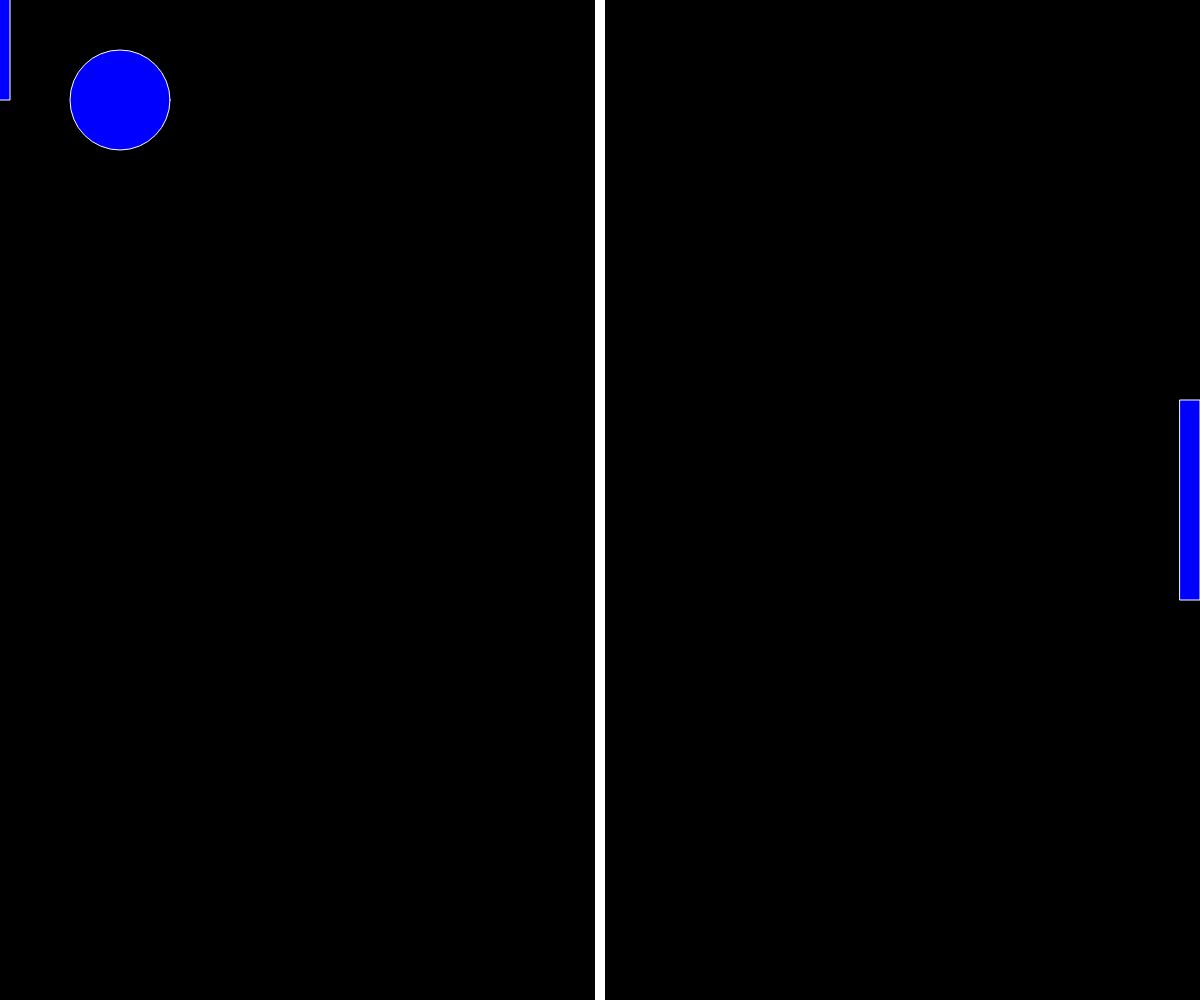
Frame 1 (no input)
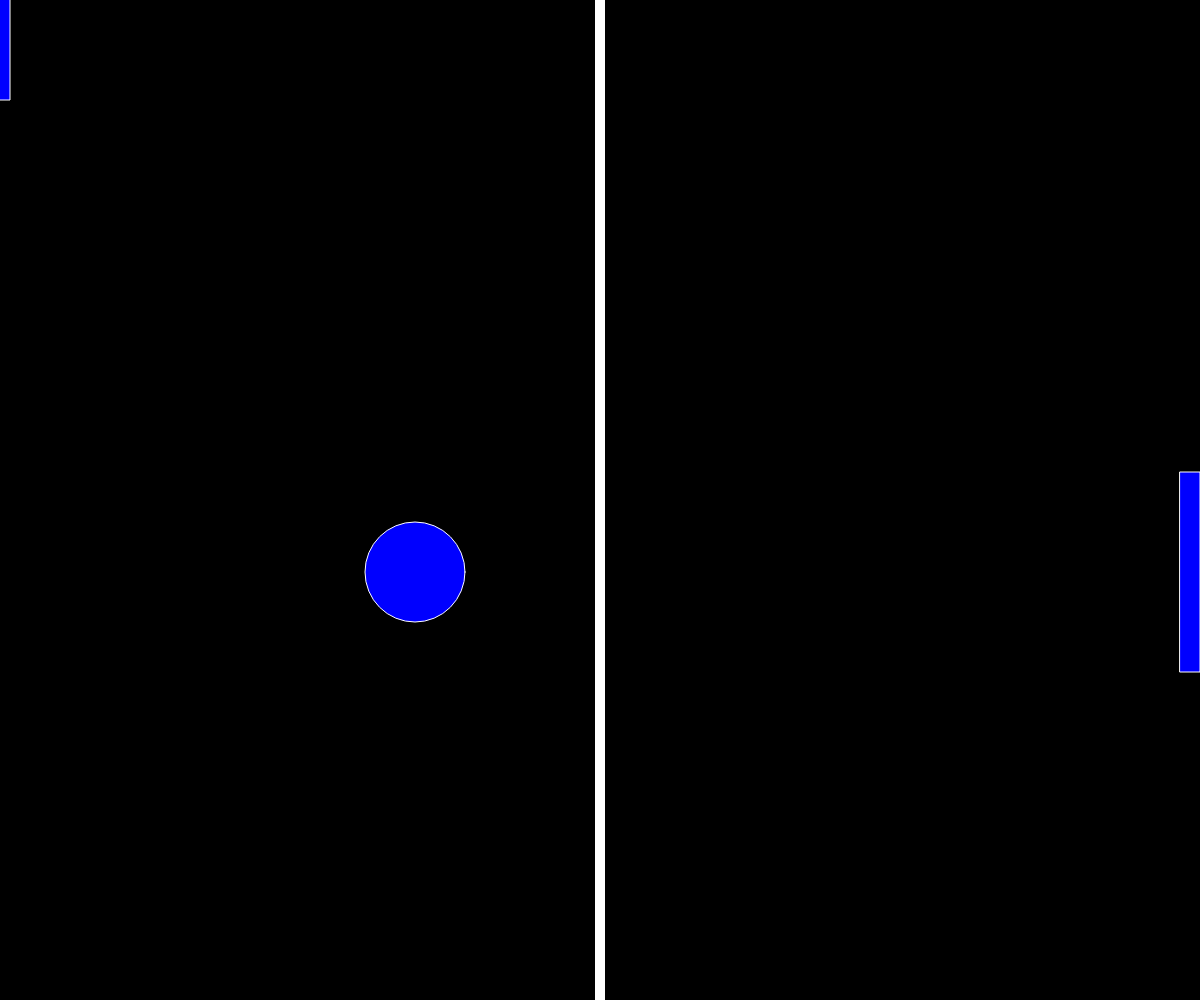
Frame 60 (no input)
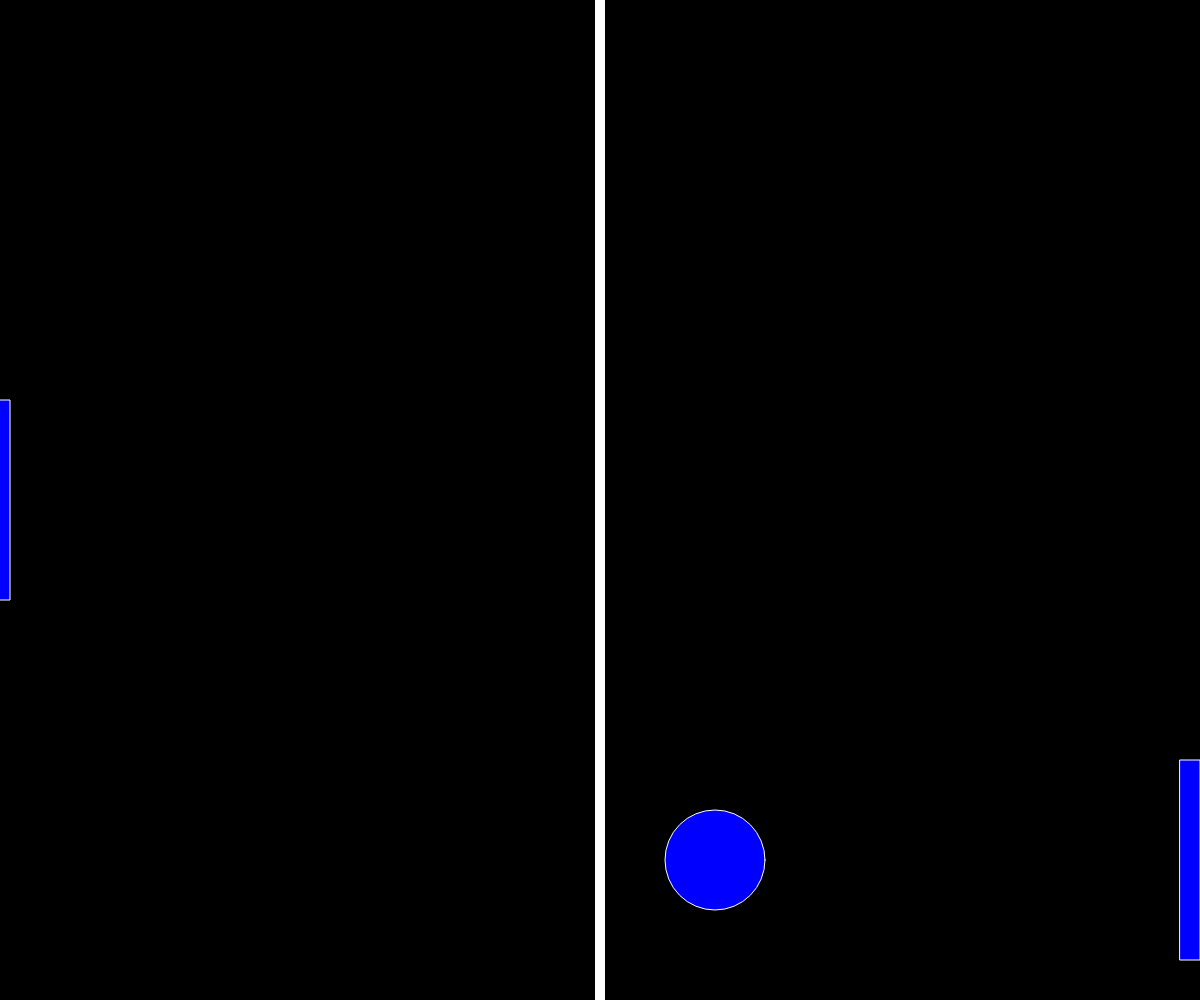
Frame 120 (the mouse pressed at the canvas centre since frame 60)

The p5.js sketch that drew these frames (run headless with seeded random() and noise() and a simulated clock; from frame 60 on, the mouse is pressed at the canvas centre):

// p5.js sketch
// ── sketch.js
var paddleWidth;
var paddleHeight;
var paddleX;
var ballDiameter;
var ballX;
var ballY;
var xspeed = 5;
var yspeed = 8;
var enemyX;
var enemyY;

function setup() {
	createCanvas (windowWidth, windowHeight);
	paddleHeight = windowHeight/5;
	paddleWidth = paddleHeight/10;
	paddleX = 0;
	ballDiameter = paddleHeight/2;
	ballX = windowWidth/10;
	ballY = windowHeight/10;
	enemyX = windowWidth - paddleWidth/2;
	enemyY = windowHeight/2;
	stroke (255);
}

function draw() {
	background (0); //black background
	collisionDetection();

	fill (0, 0, 255);
	strokeWeight (10);
	line (windowWidth/2, 0, windowWidth/2, windowHeight);
	rectMode (CENTER);
	strokeWeight (1);
	rect (paddleX, mouseY, paddleWidth, paddleHeight);
	rect (enemyX, enemyY, paddleWidth, paddleHeight);
	ellipse (ballX, ballY, ballDiameter, ballDiameter);
	ballX = ballX + xspeed;
	ballY = ballY + yspeed;

	enemyY = ballY;

	if ((ballY < ballDiameter/2) || (ballY > windowHeight - ballDiameter/2)) {
		yspeed = yspeed * -1;
	}
/*
	if (ballY < mouseY + paddleHeight/2) {
		if (ballY > mouseY - paddleHeight/2) {
			if (ballX < paddleWidth + ballDiameter/2) {
				if (ballX > 0) {
					xspeed = xspeed * -1;
				}
			}
		}
	}
*/
	if (ballY < enemyY + paddleHeight/2) {
		if (ballY > enemyY - paddleHeight/2) {
			if (ballX > windowWidth -ballDiameter/2) {
				if (ballX < windowWidth){
					xspeed = xspeed * -1;
				}
			}
		}
	}

}

function collisionDetection () {
	var distance;
	var isHit = false;
	topLeftX = paddleX - paddleWidth/2;
	topLeftY = mouseY - paddleHeight/2;
	for (var i = 0; i < paddleWidth; i++) {
		for (var j = 0; j < paddleHeight; j++) {
			x = topLeftX + i;
			y = topLeftY + j;
			distance = dist (x,y,ballX,ballY);
			if (distance < ballDiameter/2) {
				isHit = true;
			}
		}
	}
	if (isHit) {
		xspeed = xspeed * -1;
	}
}

// ── breakout.js
var paddle;
var ball;
var bricks = [];
var x;
var y;

function setup() {
  createCanvas (windowWidth, windowHeight);
  paddle = new Paddle();
  ball = new Ball();
  for (var i = 0; i < 40; i++) {
    for (var j = 3; j < 16; j++) {
      x = i * windowWidth/40;
      y = j * windowHeight/40;
      bricks.push(new Brick(x, y));
    }
  }
}

function draw() {
  background(0);
  
  ball.display();
  paddle.display();
  
  collisionDetection(); 

  for (var i = bricks.length -1; i >= 0; i--) {
    bricks[i].display();
    bricks[i].collisionDetection();
    if (bricks[i].notBroken==false) {
      bricks.splice(i,1);
    }
  }

  ball.move();

}



function Paddle () {
  this.paddleWidth = width/8;
  this.paddleHeight = height/30;
  this.ypos = height - this.paddleHeight/2;

  this.display = function () {
    fill (0, 0, 255);
    rectMode (CENTER)
    rect (mouseX, this.ypos, this.paddleWidth, this.paddleHeight);
  }
}

function Brick (_xpos, _ypos) {
  this.w = width/40;
  this.h = height/40;

  this.xpos = _xpos;
  this.ypos = _ypos;

  this.topLeftX = this.xpos
  this.topLeftY = this.ypos

  this.bottomLeftX = this.xpos;
  this.bottomLeftY = this.ypos + this.h;

  this.topRightX = this.xpos + this.w;
  this.topRightY = this.ypos;

  this.bottomRightX = this.xpos + this.w;
  this.bottomRightY = this.ypos + this.h;

  this.notBroken = true;

  this.display = function () {
    fill (0, 0, 255);
    rectMode (CORNER);
    rect (this.xpos, this.ypos, this.w, this.h);
  }

  this.collisionDetection = function () {
    var distance;
    var isHitBottom = false;
    var isHitTop = false;
    var isHitLeft = false;
    var isHitRight = false;
    //bottom
    for (var i = 0; i < this.w; i++) {
      distance = dist (this.bottomLeftX + i, this.bottomLeftY, ball.xpos, ball.ypos);
      if ((distance < ball.diameter/2) && (this.notBroken==true)) {
       isHitBottom = true;
      }
    }
    //top
    for (var i = 0; i < this.w; i++) {
      distance = dist (this.topLeftX + i, this.topLeftY, ball.xpos, ball.ypos);
      if (distance < ball.diameter/2) {
        isHitTop = true;
      }
    }

    //left
    for (var i = 0; i < this.h; i++) {
      distance = dist (this.topLeftX, this.topLeftY + i, ball.xpos, ball.ypos);
      if (distance < ball.diameter/2) {
        isHitLeft = true;
      }
    }

    //right
    for (var i = 0; i < this.h; i++) {
      distance = dist (this.topRightX, this.topRightY + i, ball.xpos, ball.ypos);
      if (distance < ball.diameter/2) {
        isHitRight = true;
      }
    }

    if (isHitBottom) {
      this.notBroken = false;
      //ball.ypos = this.ypos + this.h + ball.diameter/2;
      ball.yspeed = ball.yspeed *-1;
    }

    if (isHitTop) {
      this.notBroken = false;
     // ball.ypos = this.ypos - ball.diameter/2;
      ball.yspeed = ball.yspeed *-1;
    }
    if (isHitLeft) {
      this.notBroken = false;
      //ball.ypos = this.ypos - ball.diameter/2;
      ball.yspeed = ball.yspeed *-1;
    }

    if (isHitRight) {
      this.notBroken = false;
      //ball.ypos = this.ypos - ball.diameter/2;
      ball.yspeed = ball.yspeed *-1;
    }
  }
}

function Ball () {
  this.xpos = 75;
  this.ypos = height/2;
  this.diameter = width/40;
  this.xspeed = random (6,8);
  this.yspeed = random (12,15);

  this.display = function() {
    fill (0, 0, 255);
    ellipse (this.xpos, this.ypos, this.diameter, this.diameter);
  }

  this.move = function () {
    this.xpos += this.xspeed;
    this.ypos += this.yspeed;
    if ((this.xpos > width - this.diameter/2) || (this.xpos < this.diameter/2)) {
      this.xspeed = this.xspeed * -1;
    }
    if (this.ypos < this.diameter/2) {
      this.yspeed *= -1;
    }
  }
}

function collisionDetection () {
  var distance;
  var isHit = false;
  topLeftX = mouseX - paddle.paddleWidth/2;
  topLeftY = paddle.ypos - paddle.paddleHeight/2;
  for (var i = 0; i < paddle.paddleWidth; i++) {
    for (var j = 0; j < paddle.paddleHeight; j++) {
      x = topLeftX + i;
      y = topLeftY + j;
      distance = dist (x,y,ball.xpos,ball.ypos);
      if (distance < ball.diameter/2) {
        isHit = true;
      }
    }
  }
  if (isHit) {
    ball.ypos = height - paddle.paddleHeight - ball.diameter/2;
    ball.yspeed = ball.yspeed *-1;
  }
}


// ── sketch3.js
var ballX = 100;
var ballY = 100;

var xspeed = 4;
var yspeed = 7;

var ballDiameter;
var ballRadius;

var paddleWidth;
var paddleHeight;

var score = 0;


function setup() {
	createCanvas (windowWidth, windowHeight);
	ballDiameter = windowWidth/20;
	paddleWidth = ballDiameter * 3;
	paddleHeight = paddleWidth/5;
}

function draw() {
	background (0);
	fill (0, 0, 255);
	ellipse (ballX, ballY, ballDiameter, ballDiameter);
	rectMode (CENTER);
	rect (mouseX, windowHeight - paddleHeight/2, paddleWidth, paddleHeight);
	ballX = ballX + xspeed;
	ballY = ballY + yspeed;

	if (ballX > windowWidth - ballDiameter/2) {
		xspeed = xspeed * -1;
	}

	if (ballX < ballDiameter/2) {
		xspeed = xspeed * -1;
	}

	if (ballY < ballDiameter/2) {
		yspeed = yspeed * -1;
	}

	if (ballX > mouseX - paddleWidth/2){
		if (ballX < mouseX + paddleWidth/2){
			if (ballY < windowHeight - paddleHeight){
				if (ballY > windowHeight - ballDiameter/2 - paddleHeight) {
					yspeed = yspeed * -1;
					score = score + 1;
				}
			}
		}
	}

	fill (255);
	textSize (24);
	text ("Score " + score, 100, 100);
	
}
// ── twoballpong.js
var ballX = 100;  //x-position variable
var ballY = 100;  //y-position variable

var ball2X = 600;
var ball2Y = 100;

var xspeed = 5;  //variable for horizontal speed
var yspeed = 6;  //variable for vertical speed

var xspeed2 = -5;
var yspeed2 = -4;

var ballDiameter; //diameter of ball

var paddleWidth;  //paddle width
var paddleHeight; //paddle height

var score = 0; //sets score at 0




function setup() {
	createCanvas (windowWidth, windowHeight); //creates canvas
	ballDiameter = width/20; // ball size
	paddleWidth = width/8; // paddle width
	paddleHeight = paddleWidth/8; //paddle height
}




function draw() {
	background (255); //white background

	fill (0, 0, 255); //blue color fill
	ellipse (ballX, ballY, ballDiameter, ballDiameter); // ellipse (x, y, width, height)

	fill (255, 0, 255);
	ellipse (ball2X, ball2Y, ballDiameter, ballDiameter);


	fill (255, 0, 0); //red color fill

	rectMode (CENTER);
	rect (mouseX, height - paddleHeight/2, paddleWidth, paddleHeight); //paddle (x, y, width, height)




	ballX = ballX + xspeed;  //makes ball move horizontally
	ballY = ballY + yspeed;  //makes ball move vertically

	ball2X = ball2X + xspeed2;
	ball2Y = ball2Y + yspeed2;


	textSize (30); // text size
	fill (255, 0, 0); // red fill
	text ("Score = " + score, 100, 50); //displays score


	// right wall bounce


	if (ballX > windowWidth - ballDiameter/2) {
		xspeed = xspeed * -1;
	}

	if (ball2X > windowWidth - ballDiameter/2) {
		xspeed2 = xspeed2 * -1;
	}


	// left wall bounce

	if (ballX < ballDiameter/2){
		xspeed = xspeed * -1;
	}


	if (ball2X < ballDiameter/2){
		xspeed2 = xspeed2 * -1;
	}


	// bottom wall bounce
	//if (ballY > windowHeight -ballDiameter/2){
	//	yspeed = yspeed * -1;
	//}




	// top wall bounce

	if (ballY < ballDiameter/2) {
		yspeed = yspeed * -1;
	}

	if (ball2Y < ballDiameter/2) {
		yspeed2 = yspeed2 * -1;
	}


	if ((ballY > height - 10) || (ball2Y > height - 10)){
		textSize (60); // text size
		textAlign (CENTER); //align text in center
		fill (0, 0, 255); //blue fill
		text ("Game Over", width/2, height/2); //game over text
	}


	if ((ballY > height) || (ball2Y > height)){


		ballX = random (width); //resets ball position on x
		ballY = 100; //resets ball position on y

		ball2X = random (width);
		ball2Y = 100;


		// delays game by one second before resetting
		var start = millis();
  		while(millis() < start + 1000) {		
  		}


		xspeed = 5;	// resets xspeed
		yspeed = 6;	// resets yspeed

		xspeed2 = -5;
		yspeed2 = -4;


		score = 0;  // resets score


	}




	// conditoinals for detecting a collision windowHeight


	if (ballY > height - ballDiameter/2 - paddleHeight) { 					// checks that the ball has hit the top edge of the paddle
		if (ballX > mouseX - paddleWidth/2){ 								// checks that the ball is to the left of the right edge of paddle
			if (ballX < mouseX + paddleWidth/2){  							// checks that the ball is to the right of the left edge
				if (ballY < height) { 										// checks that the ball is above the paddle
					ballY = height - paddleHeight - ballDiameter/2; 		// moves ball outside of the paddle to fix a bug with the collision detection
					yspeed = yspeed * -1; 									// bounces ball
					score = score + 1;										// increases score
					ballDiamaeter = ballDiameter - 1;						// decreases ball size
					paddleWidth = paddleWidth - 1; 							// decreases paddle width
					yspeed = yspeed - 1; 									// increases vertical speed
					if (xspeed < 0) {
						xspeed = xspeed - 1; 								// increases horizontal speed
					}
					if (xspeed > 0) {
						xspeed = xspeed + 1; 								// increases horizontal speed
					}
				}
			}
		}
	}

	if (ball2Y > height - ballDiameter/2 - paddleHeight) { 					// checks that the ball has hit the top edge of the paddle
		if (ball2X > mouseX - paddleWidth/2){ 								// checks that the ball is to the left of the right edge of paddle
			if (ball2X < mouseX + paddleWidth/2){  							// checks that the ball is to the right of the left edge
				if (ball2Y < height) { 										// checks that the ball is above the paddle
					ball2Y = height - paddleHeight - ballDiameter/2; 		// moves ball outside of the paddle to fix a bug with the collision detection
					yspeed2 = yspeed2 * -1; 									// bounces ball
					score = score + 1;										// increases score
					ballDiamaeter = ballDiameter - 1;						// decreases ball size
					paddleWidth = paddleWidth - 1; 							// decreases paddle width
					yspeed2 = yspeed2 - 1; 									// increases vertical speed
					if (xspeed2 < 0) {
						xspeed2 = xspeed2 - 1; 								// increases horizontal speed
					}
					if (xspeed2 > 0) {
						xspeed2 = xspeed2 + 1; 								// increases horizontal speed
					}
				}
			}
		}
	}
}	
